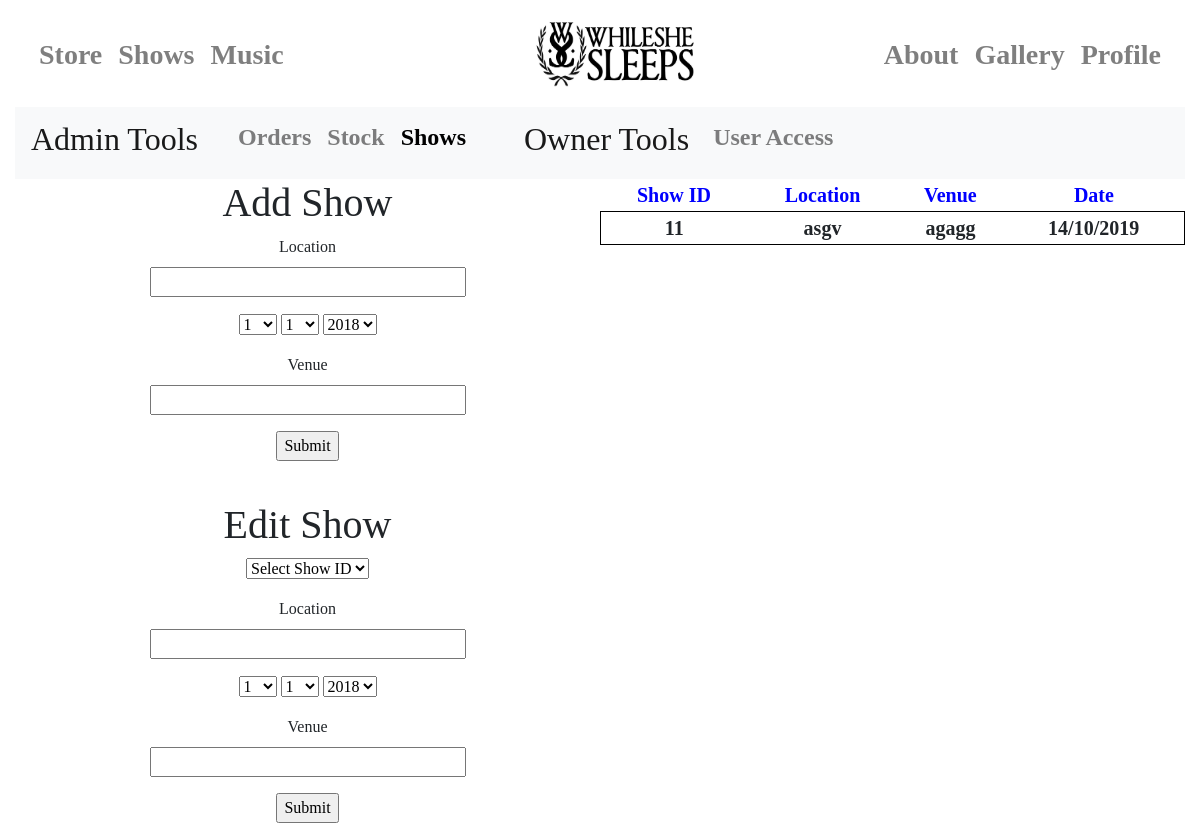
The page /admin/shows (signed in) on the database as committed earlier.
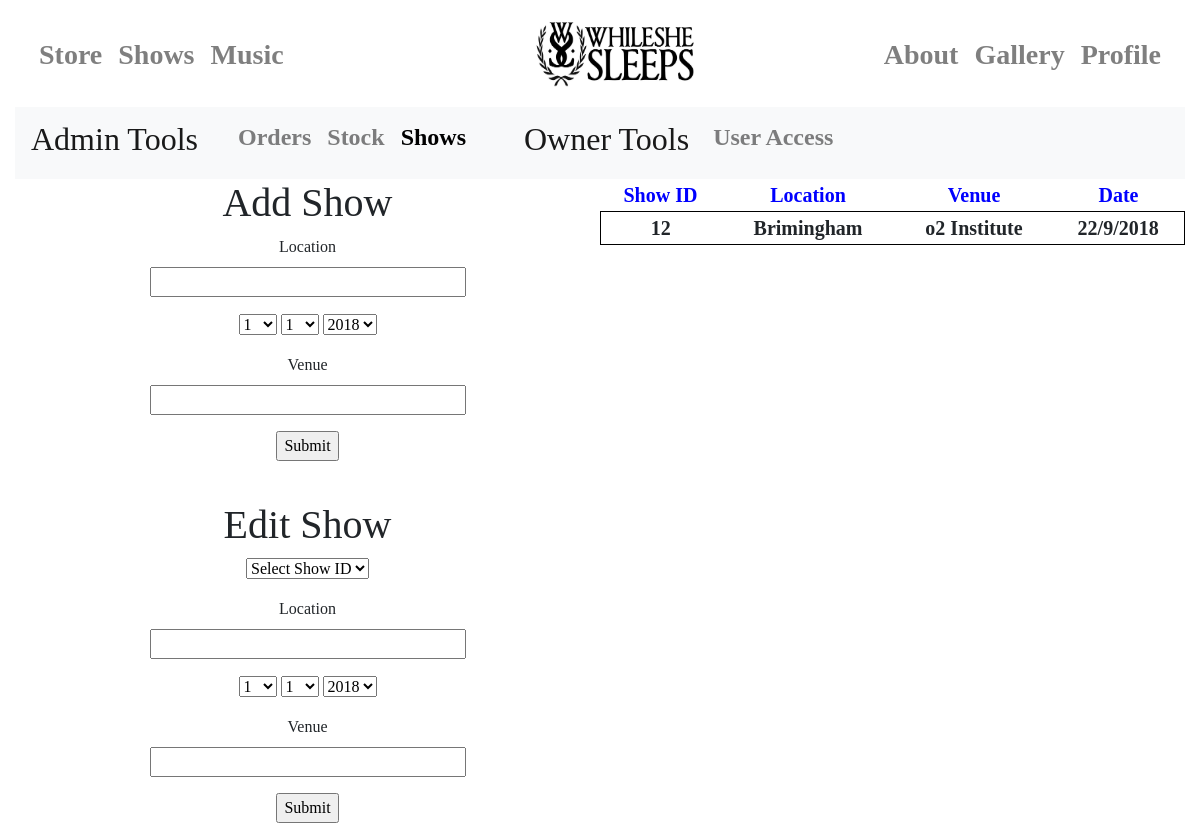
The same page on the database as committed later.
### app/models.py (models this page shows, shortened)
class User(UserMixin, db.Model):
    id = db.Column(db.Integer, primary_key=True)
    username = db.Column(db.String(64), index=True, unique=True)
    email = db.Column(db.String(120), index=True, unique=True)
    password_hash = db.Column(db.String(128))
    name = db.Column(db.String(40), index=True)
    address1 = db.Column(db.String(40), index=True)
    address2 = db.Column(db.String(40), index=True)
    towncity = db.Column(db.String(40), index=True)
    postcode = db.Column(db.String(40), index=True)
    accesslevel = db.Column(db.Integer, index=True)
    card = db.Column(db.String)

class Concerts(db.Model):
    id = db.Column(db.Integer, primary_key=True)
    location = db.Column(db.String(40))
    venue = db.Column(db.String(40))
    day = db.Column(db.Integer)
    month = db.Column(db.Integer)
    year = db.Column(db.Integer)

### app/routes.py (the view, shortened to what this page needs)
@app.route("/admin/shows", methods=["GET", "POST"])
def shows_page():
    if current_user.is_anonymous:
        return redirect(404)
    else:
        for i in User.query.all():
            if current_user.id == i.id:
                if i.accesslevel >= 2:
                    form = add_shows()
                    form2 = edit_shows()
                    if form.validate_on_submit():
                        show = Concerts(location=form.location.data, venue=form.venue.data, day=form.day.data,
                                         month=form.month.data, year=form.year.data)
                        db.session.add(show)
                        db.session.commit()
                        flash("Show Has Been Added")
                    return render_template("user/admin/shows.html", title="Admin-", shows=Concerts.query.all(), form=form, form2=form2, users=User.query.all())
                else:
                    return redirect(404)

### app/forms.py
class add_shows(FlaskForm):
    location = StringField("Location")
    venue = StringField("Venue")
    submit = SubmitField("Submit")
    day = SelectField(
        choices=[("1", "1"), ("2", "2"), ("3", "3"), ("4", "4"), ("5", "5"), ("6", "6"), ("7", "7"), ("8", "8"),
                 ("9", "9"), ("10", "10"), ("11", "11"), ("12", "12"), ("13", "13"), ("14", "14"), ("15", "15"),
                 ("16", "16"), ("17", "17"), ("18", "18"), ("19", "19"), ("20", "20"), ("21", "21"), ("22", "22"),
                 ("23", "23"), ("24", "24"), ("25", "25"), ("26", "26"), ("27", "27"), ("28", "28"), ("29", "29"),
                 ("30", "30"), ("31", "31")])
    month = SelectField(
        choices=[("1", "1"), ("2", "2"), ("3", "3"), ("4", "4"), ("5", "5"), ("6", "6"), ("7", "7"), ("8", "8"),
                 ("9", "9"), ("10", "10"), ("11", "11"), ("12", "12")])
    year = SelectField(choices=[("2018", "2018"), ("2019", "2019"), ("2020", "2020"), ("2021", "2021")])

### app/models.py (called while the page is built)
@login.user_loader
def load_user(the_id):
    return User.query.get(int(the_id))

### app/templates/user/admin/shows.html (shortened to what this page needs)
{% extends"user/admin/admin_layout.html" %}
{% block body %}
<div class="text-center" style="float: left; width: 50%;font-family: Rockwell">
    <h1>Add Show</h1>
        <form action="" method="post">
            <p>
                {{ form.location.label }}<br>
                {{ form.location(size=32) }}<br>
            </p>
            <p>
                {{ form.day(size=1) }}
                {{ form.month(size=1) }}
                {{ form.year(size=1) }}
            </p>
            <p>
                {{ form.venue.label }}<br>
                {{ form.venue(size=32) }}<br>
            </p>
            <p>{{ form.submit() }}</p>
        </form>
<br>
<h1>Edit Show</h1>
<form action="" method="post">
            <p>{{ form2.show_id(size=1) }}</p>
            <p>
                {{ form2.location.label }}<br>
                {{ form2.location(size=32) }}<br>
            </p>
            <p>
                {{ form2.day(size=1) }}
                {{ form2.month(size=1) }}
                {{ form2.year(size=1) }}
            </p>
            <p>
                {{ form2.venue.label }}<br>
                {{ form2.venue(size=32) }}<br>
            </p>
            <p>{{ form2.submit() }}</p>
</form>
</div>
    <div class="text-center" style="float: left;width: 50%; font-family: Rockwell">
    <table style="font-size: 20px;overflow: paged-y" width="100%">
        <tr style="color: blue">
            <th>Show ID</th>
            <th>Location</th>
            <th>Venue</th>
            <th>Date</th>
        </tr>
        {% for i in shows %}
        <tr style="border: solid 1px black">
            <th>{{ i.id }}</th>
            <th>{{ i.location }}</th>
            <th>{{ i.venue }}</th>
            <th>{{ i.day }}/{{ i.month }}/{{ i.year }}</th>
        </tr>
        {% endfor %}
    </table>
    </div>
{% endblock %}

### app/templates/user/admin/admin_navbar.html (shortened to what this page needs)
<nav class="navbar navbar-expand-md navbar-light bg-light mb-4">
    <a class="navbar-brand" href="/admin" style="font-family: 'Century Gothic'"><h1 style="font-size: 160%">Admin Tools</h1></a>
      <div class="collapse navbar-collapse" id="navbarCollapse">
        <ul class="navbar-nav mr-auto">
            <li class="nav-item">
                <a class="nav-link">    </a>
            </li>
            <li class="nav-item">
                <a id="admin_orders" class="nav-link" href="/admin/orders"><h1 style="font-size:150%;font-family: 'Century Gothic'"><b>Orders</b></h1></a>
          </li>
          <li class="nav-item">
            <a id="admin_stock" class="nav-link" href="/admin/stock"><h1 style="font-size:150%;font-family: 'Century Gothic'"><b>Stock</b></h1></a>
          </li>
            <li class="nav-item">
                <a id="admin_shows" class ="nav-link" href="/admin/shows"><h1 style="font-size:150%;font-family: 'Century Gothic'"><b>Shows</b></h1></a>
            </li>
            {%  for i in users %}
                {% if i.id == current_user.id %}
                    {% if i .accesslevel ==3 %}
                        <li class="navbar-brand"><h1 style="font-size: 160%;font-family: 'Century Gothic';margin-left: 50px">Owner Tools</h1> </li>
                        <li><a id="owner_access" class="nav-link" href="/admin/users"><h1 style="font-size: 150%;font-family: 'Century Gothic'"><b>User Access</b></h1></a> </li>
                    {% endif %}
                {% endif %}
            {% endfor %}
        </ul>
      </div>
    </nav>

Rows that differ between the two databases and show on the page:
removed Concerts: id "11", location "asgv", venue "agagg", day "14", month "10", year "2019"
added Concerts: id "12", location "Brimingham", venue "o2 Institute", day "22", month "9", year "2018"
